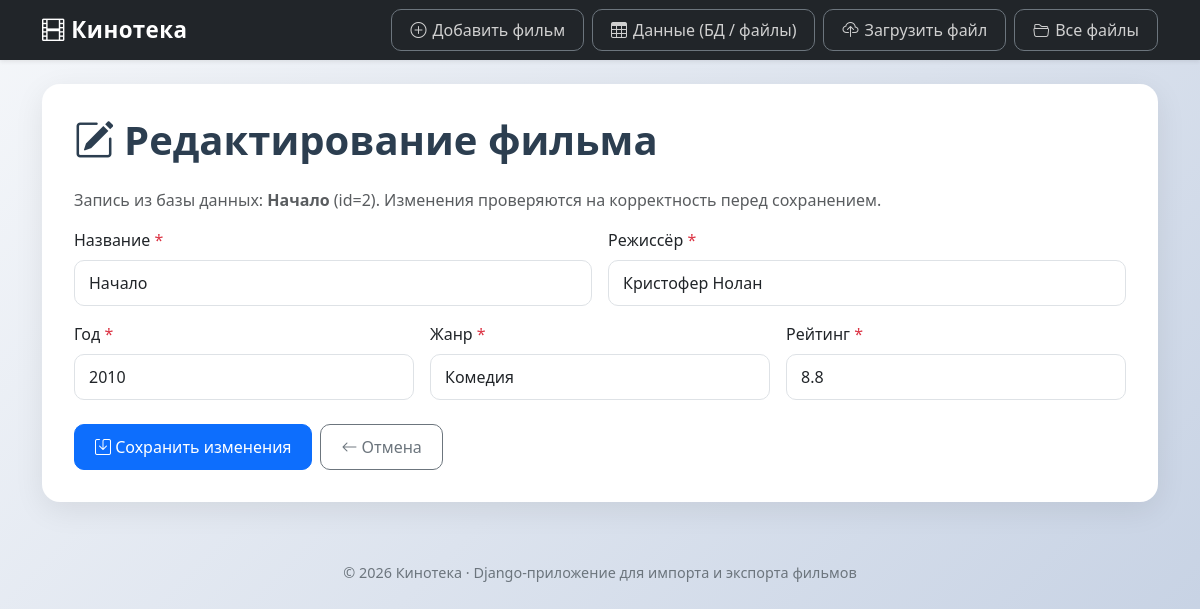
/movies/2/edit/, run on the app's committed database.
### movies/models.py (models this page shows, shortened)
class Movie(models.Model):
    title = models.CharField('Название', max_length=200)
    director = models.CharField('Режиссёр', max_length=200)
    year = models.IntegerField('Год')
    genre = models.CharField('Жанр', max_length=100)
    rating = models.FloatField('Рейтинг')
    created_at = models.DateTimeField('Дата добавления', auto_now_add=True)
    class Meta:
        verbose_name = 'Фильм'
        verbose_name_plural = 'Фильмы'
        ordering = ['-created_at', '-id']
        constraints = [
            models.UniqueConstraint(
                fields=['title', 'director', 'year'],
                name='unique_movie_title_director_year',
                violation_error_message=(
                    'Такая запись уже есть в базе данных: фильм с таким '
                    'названием, режиссёром и годом уже существует.'
                ),
            ),
        ]

### movies/views.py (the view)
# urls.py: path('movies/<int:pk>/edit/', views.movie_edit, name='movie_edit'),
def movie_edit(request, pk):
    movie = get_object_or_404(Movie, pk=pk)
    if request.method == 'POST':
        form = MovieEditForm(request.POST, instance=movie)
        if form.is_valid():
            form.save()
            messages.success(request, f'Фильм «{movie.title}» обновлён')
            return redirect(f"{reverse('data_view')}?source=db")
    else:
        form = MovieEditForm(instance=movie)
    return render(request, 'movies/edit_movie.html', {'form': form, 'movie': movie})

### movies/forms.py
class MovieEditForm(MovieValidationMixin, forms.ModelForm):
    class Meta:
        model = Movie
        fields = ['title', 'director', 'year', 'genre', 'rating']
        widgets = {
            'title': TEXT_WIDGET,
            'director': TEXT_WIDGET,
            'year': forms.NumberInput(attrs={'class': 'form-control'}),
            'genre': TEXT_WIDGET,
            'rating': forms.NumberInput(
                attrs={'class': 'form-control', 'step': '0.1'}
            ),
        }

### movies/templates/movies/edit_movie.html (shortened to what this page needs)
{% extends "movies/base.html" %}
{% block content %}
<h1 class="page-title">
    <i class="bi bi-pencil-square"></i> Редактирование фильма
</h1>
<p class="text-muted">
    Запись из базы данных: <b>{{ movie.title }}</b> (id={{ movie.id }}).
    Изменения проверяются на корректность перед сохранением.
</p>
<form method="post" novalidate>
    <div class="row g-3">
        {% for field in form %}
            <div class="{% if field.name == 'title' or field.name == 'director' %}col-md-6{% else %}col-md-4{% endif %}">
                <label class="form-label" for="{{ field.id_for_label }}">
                    {{ field.label }}
                    {% if field.field.required %}<span class="text-danger">*</span>{% endif %}
                </label>
                {{ field }}
            </div>
        {% endfor %}
    </div>
    <div class="d-flex gap-2 mt-4">
        <button type="submit" class="btn btn-primary">
            <i class="bi bi-save"></i> Сохранить изменения
        </button>
        <a href="{% url 'data_view' %}?source=db" class="btn btn-outline-secondary">
            <i class="bi bi-arrow-left"></i> Отмена
        </a>
    </div>
</form>
{% endblock %}

### movies/templates/movies/base.html (style rules this page uses)
body { background: linear-gradient(135deg, #f5f7fa 0%, #c3cfe2 100%); min-height: 100vh; font-family: 'Segoe UI', Tahoma, sans-serif; }
.page-title { font-weight: 700; color: #2c3e50; margin-bottom: 24px; display: flex; align-items: center; gap: 10px; }
.form-control, .form-select { border-radius: 10px; padding: 10px 14px; }
.btn { border-radius: 10px; font-weight: 500; padding: 10px 20px; }

### data on the page
Movie: title "Начало", id "2", form "Начало" "Кристофер Нолан" "2010" "Комедия" "8.8"

### other printed values
{{ field.label }} "Название" "Режиссёр" "Год" "Жанр" "Рейтинг"
